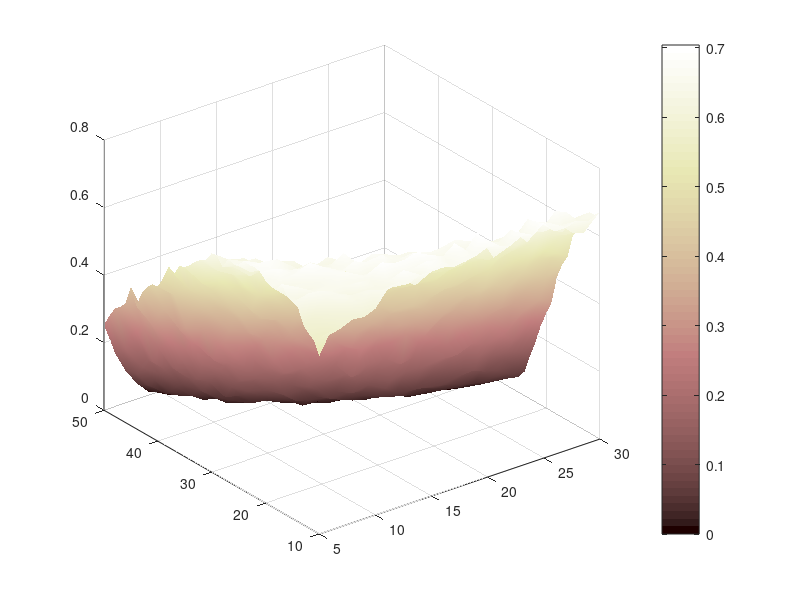

Write MATLAB code to recreate this figure.
clc; 
clear; 

L_vals=5:1:30;               %Lifetime of the stent
D_vals=10:1:50;              %Drug dosage
N_tot=1000;                    %MonteCarlo sample number

P = zeros(length(L_vals), length(D_vals));    %preassigning zeros matrix

for i = 1:length(L_vals)     %outer for loop with L values
    L = L_vals(i);           %counter 

    for j = 1:length(D_vals) %nested for loop with D values
        D = D_vals(j);       %setting second counter


        mu = 0.02 * L * D^2; %obtain mean from given avg eq
        sigma = 6;           %given s_dev from problem

        S=normrnd(mu, sigma, [N_tot, 1]); %create L,D pairs w avg and s_dev

        E=24*log(L*D^2)+0.18*L*D^2-9.5*(S+4); 
                             %given effectiveness equation 
        
        successes = sum(E >= 100);
                             %how many times the given pairs will equal 100
       
        P(i, j)= successes / N_tot;
                             %probability eq
    end
end

%matlab fxn call that creates 3D grid
[L_grid, D_grid] = meshgrid(L_vals, D_vals); 

%plotting 3D surface
figure()
surf(L_grid, D_grid, P');
shading interp;               %applies shading to graph      
colormap pink;                %for visual
colorbar;                     %legend for color 
